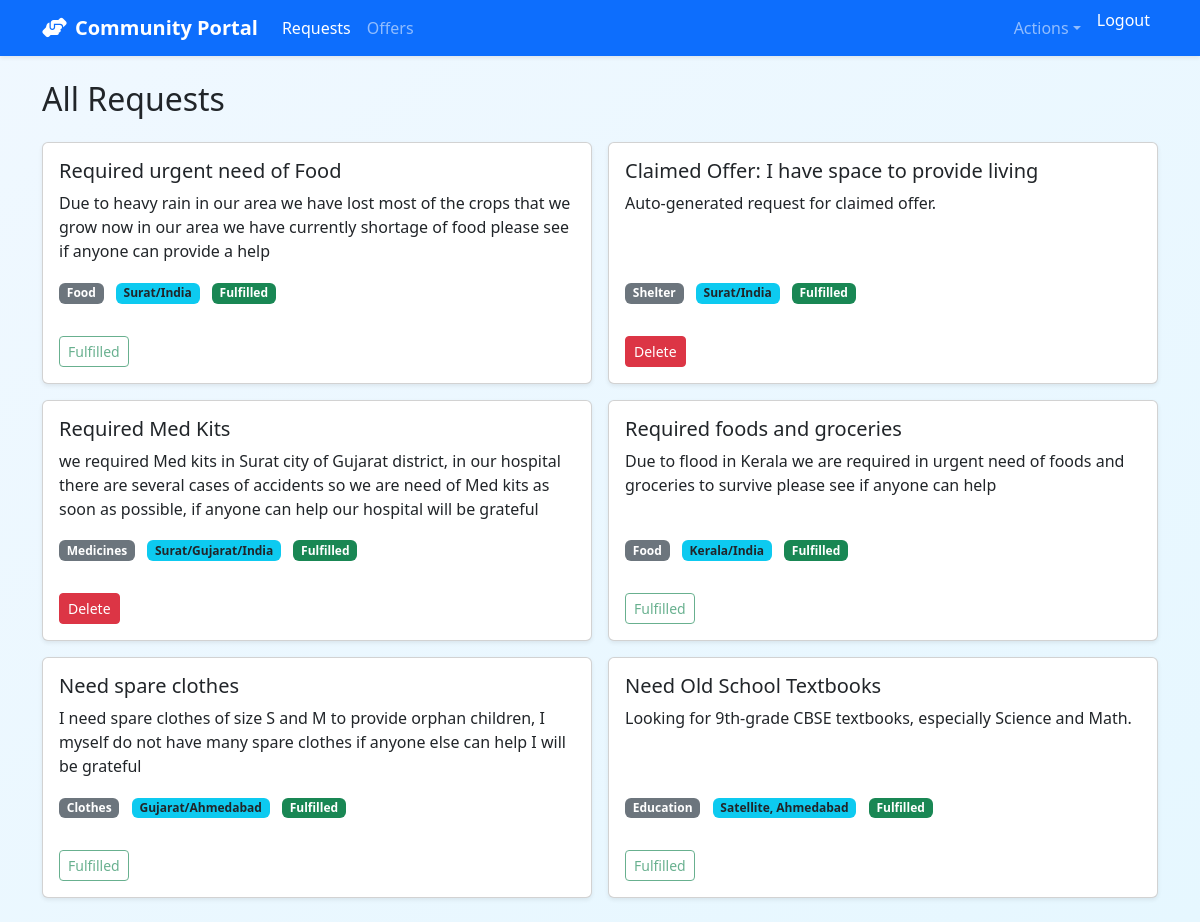
/requests/ (signed in), run on the app's committed database.
### core/models.py (models this page shows, shortened)
class Request(models.Model):
    STATUS_CHOICES = (
        ('pending', 'Pending'),
        ('fulfilled', 'Fulfilled'),
        ('cancelled', 'Cancelled'),
    )
    user = models.ForeignKey(CustomUser, on_delete=models.CASCADE, related_name='requests')
    title = models.CharField(max_length=200)
    description = models.TextField()
    category = models.ForeignKey(Category, on_delete=models.SET_NULL, null=True, blank=True)
    location = models.CharField(max_length=100)
    status = models.CharField(max_length=20, choices=STATUS_CHOICES, default='pending')
    created_at = models.DateTimeField(default=timezone.now)
    class Meta:
        ordering = ['-created_at']

class Category(models.Model):
    name = models.CharField(max_length=100)
    class Meta:
        verbose_name_plural = "Categories"

### core/views.py (the view)
# urls.py: path('requests/', views.request_list, name='request_list'),
@login_required
def request_list(request):
    requests = Request.objects.all()
    return render(request, 'core/request_list.html', {'requests': requests})

### core/templates/core/request_list.html (shortened to what this page needs)
{% extends 'core/base.html' %}
{% block content %}
<h2 class="mb-4">All Requests</h2>
<div class="row g-3">
  {% for req in requests %}
    <div class="col-md-6">
      <div class="card h-100 shadow-sm">
        <div class="card-body d-flex flex-column">
          <h5 class="card-title">{{ req.title }}</h5>
          <p class="card-text">{{ req.description }}</p>
          <ul class="list-inline mt-auto">
            <li class="list-inline-item">
              <span class="badge bg-secondary">{{ req.category.name }}</span>
            </li>
            <li class="list-inline-item">
              <span class="badge bg-info text-dark">{{ req.location }}</span>
            </li>
            <li class="list-inline-item">
              {% if req.status == 'pending' %}
                <span class="badge bg-warning">Pending</span>
              {% elif req.status == 'fulfilled' %}
                <span class="badge bg-success">Fulfilled</span>
              {% else %}
                <span class="badge bg-danger">Cancelled</span>
              {% endif %}
            </li>
          </ul>
          <div class="mt-3">
            {% if req.user == request.user %}
              <form method="post" action="{% url 'delete_request' req.id %}" class="d-inline">
                <button class="btn btn-sm btn-danger">Delete</button>
              </form>
            {% elif req.status != 'fulfilled' %}
              <a href="{% url 'offer_help' req.id %}" class="btn btn-sm btn-primary">Offer Help</a>
            {% else %}
              <button class="btn btn-sm btn-outline-success" disabled>Fulfilled</button>
            {% endif %}
          </div>
        </div>
      </div>
    </div>
  {% empty %}
    <p>No requests found.</p>
  {% endfor %}
</div>
{% endblock %}

### core/templates/core/base.html (style rules this page uses)
body { background: linear-gradient(to bottom right, #f0f8ff, #e6f7ff); min-height: 100vh; }

### data on the page
Request: title "Required urgent need of Food", description "Due to heavy rain in our area we have lost most of the crops that we grow now in our area we have currently shortage of food please see if anyone can provide a help", category.name "Food", location "Surat/India", status "Fulfilled"
Request: title "Claimed Offer: I have space to provide living", description "Auto-generated request for claimed offer.", category.name "Shelter", location "Surat/India", status "Fulfilled", shows "Delete"
Request: title "Required Med Kits", description "we required Med kits in Surat city of Gujarat district, in our hospital there are several cases of accidents so we are need of Med kits as soon as possible, if anyone can help our hospital will be grateful", category.name "Medicines", location "Surat/Gujarat/India", status "Fulfilled", shows "Delete"
Request: title "Required foods and groceries", description "Due to flood in Kerala we are required in urgent need of foods and groceries to survive please see if anyone can help", category.name "Food", location "Kerala/India", status "Fulfilled"
Request: title "Need spare clothes", description "I need spare clothes of size S and M to provide orphan children, I myself do not have many spare clothes if anyone else can help I will be grateful", category.name "Clothes", location "Gujarat/Ahmedabad", status "Fulfilled"
Request: title "Need Old School Textbooks", description "Looking for 9th-grade CBSE textbooks, especially Science and Math.", category.name "Education", location "Satellite, Ahmedabad", status "Fulfilled"
